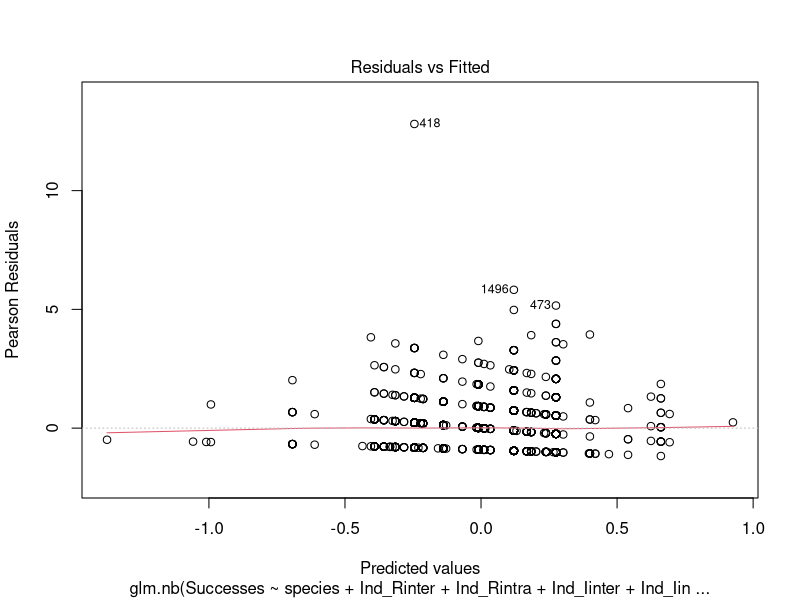
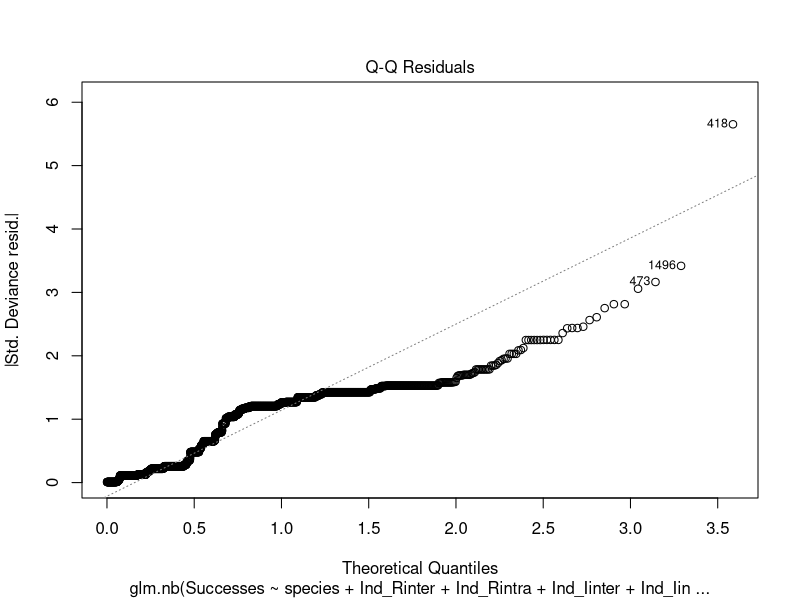
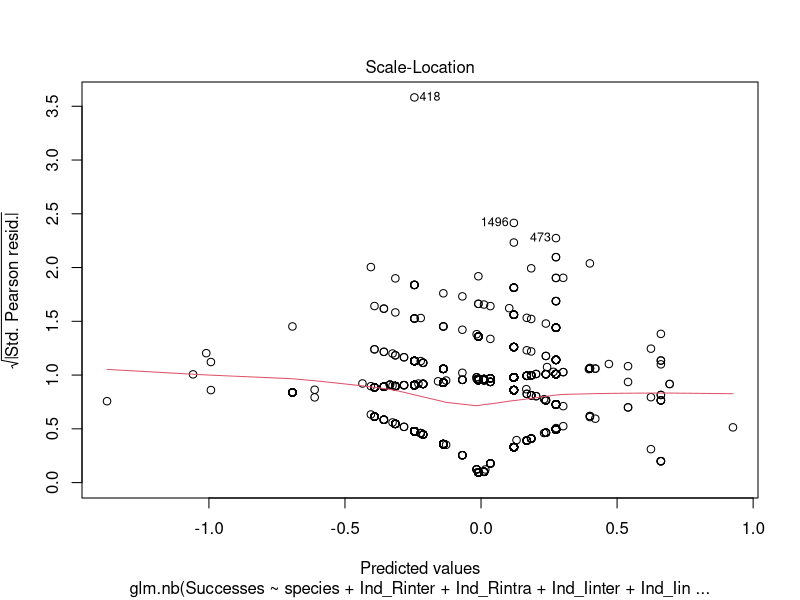
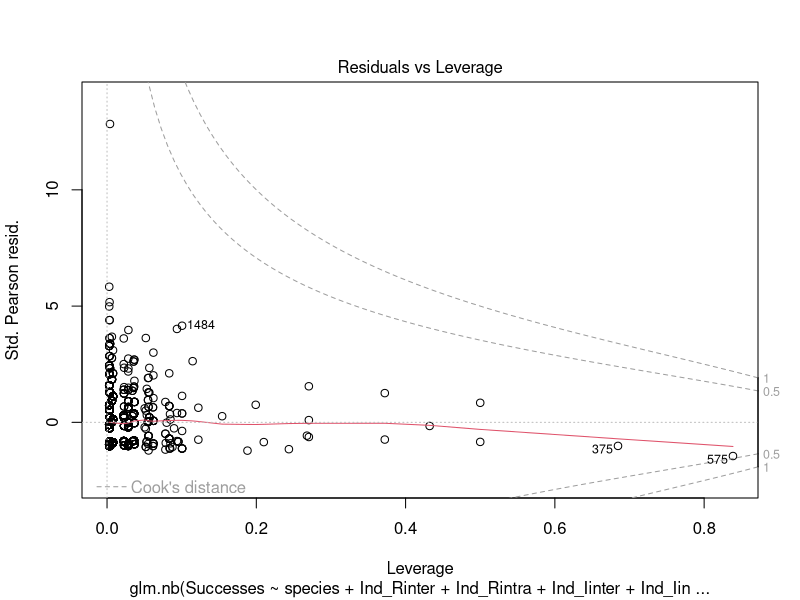
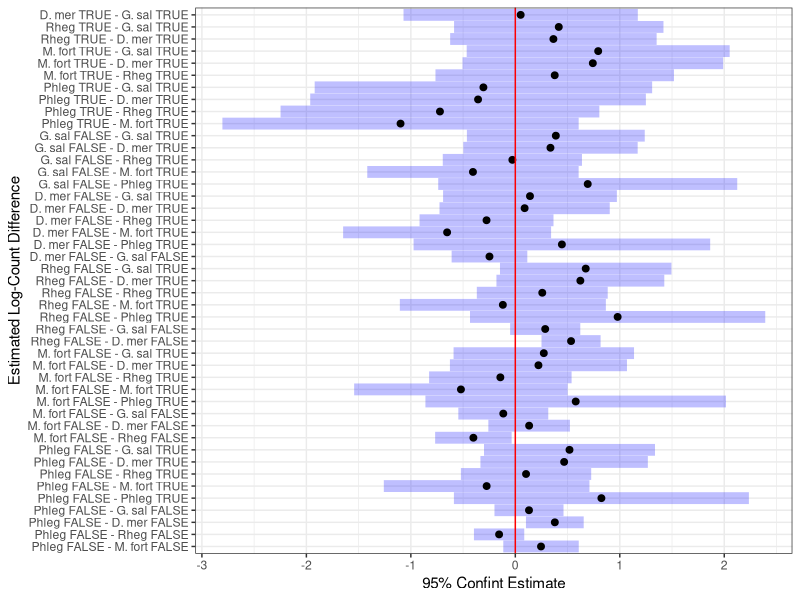
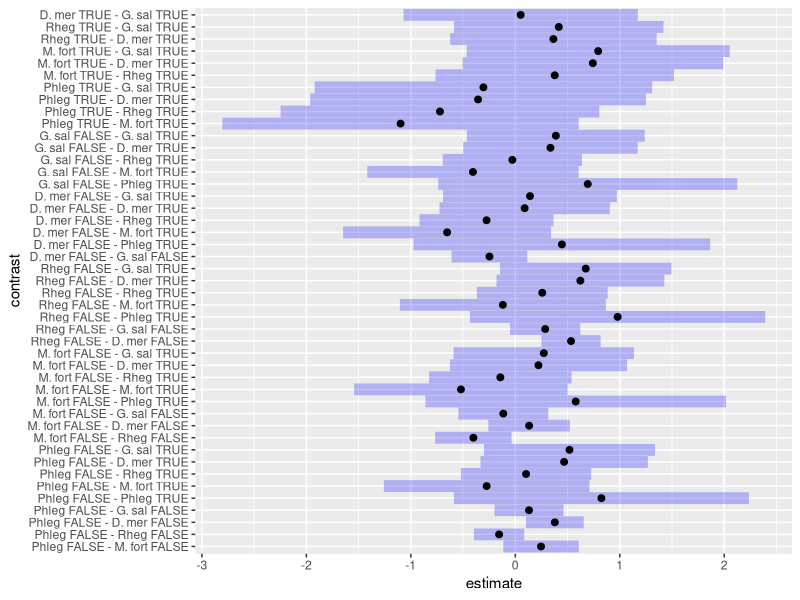
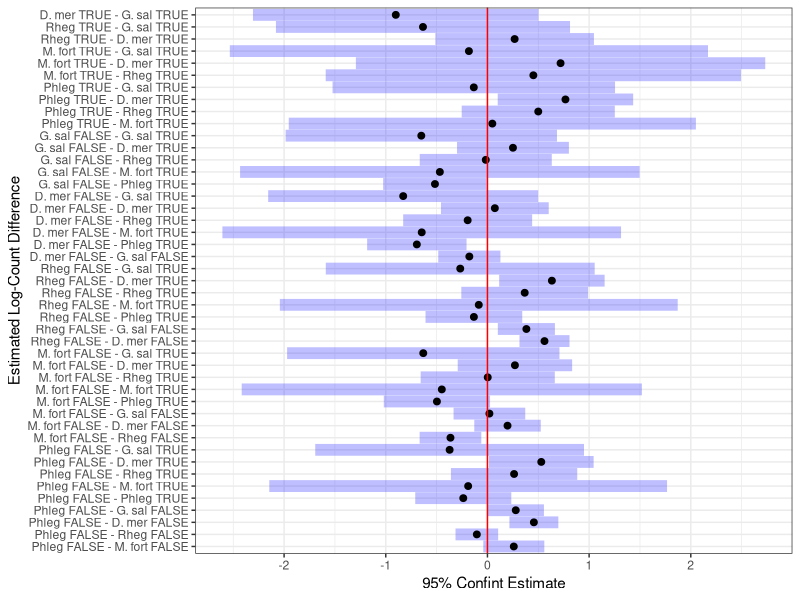
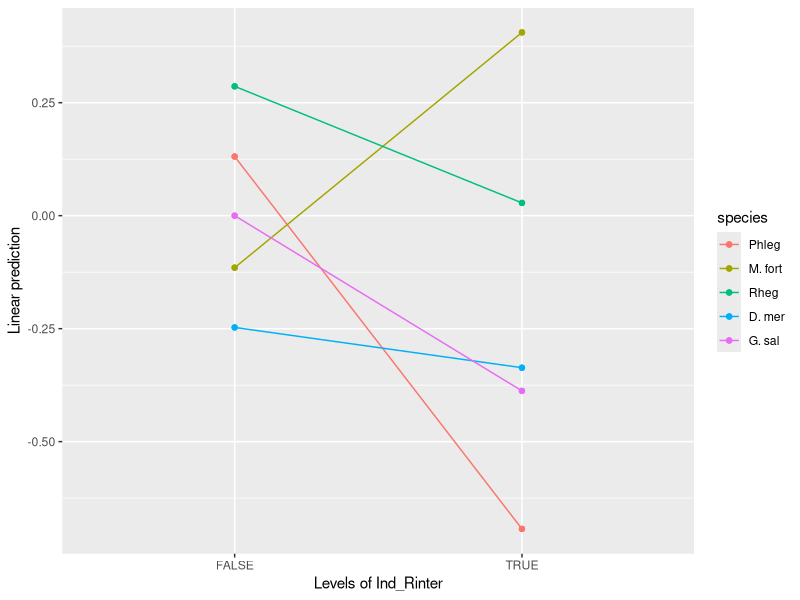

The R source for these figures, in order:
## ---- chunk 1
library(tidyverse)
library(pscl)
library(multcomp)
library(emmeans)
library(broom)
library(here)
## ---- chunk 2
data_birds <- read.csv(here("Data/ForgBout_00_01_07_08.csv"))
## ---- chunk 3
## edited by me to fix errors with inter vs intra

new_bird_ind <- data_birds |>
  mutate(
    Ind_Rinter = (Rinter > 0),
    Ind_Rintra = (Rintra > 0),
    Ind_Iinter = (Iinter > 0),
    Ind_Iintra = (Iintra > 0),
    Ind_Successes = (Successes > 0),
  )

# Could write this to a csv if plan to use it:
# write.csv(new_bird_ind, "new_bird_ind_data.csv")
## ---- chunk 4
# Apply factor... (not sure exactly what this does)

hierarchy_fct <- c("Phleg", "M. fort", "Rheg", "D. mer", "G. sal") # most dominant to least dominant - this hierarchy leveling is correct
## ---- chunk 5
# use the factor created above

new_bird_ind <- new_bird_ind |> mutate(species = factor(species, hierarchy_fct))
head(new_bird_ind)

levels(new_bird_ind$species) #returns the species arranged in order from most to least dominant
## ---- chunk 6
pois_full <- glm(Successes ~ species + Ind_Rinter + Ind_Rintra + Ind_Iinter + Ind_Iintra + species:Ind_Rinter + species:Ind_Rintra + species:Iinter + species:Iintra, family = "poisson", data = new_bird_ind)
summary(pois_full)
## ---- chunk 7

quasi_full <- glm(Successes ~ species + Ind_Rinter + Ind_Rintra + Ind_Iinter + Ind_Iintra + species*Ind_Rinter + species*Ind_Rintra + species*Iinter + species*Iintra, family = "quasipoisson", data = new_bird_ind)

summary(quasi_full)
## ---- chunk 8
nbinom_full <- glm.nb(Successes ~ species + Ind_Rinter + Ind_Rintra + Ind_Iinter + Ind_Iintra + species:Ind_Rinter + species:Ind_Rintra + species:Iinter + species:Iintra, data = new_bird_ind)

summary(nbinom_full)
## ---- chunk 9
new_bird_ind %>%
  group_by(species) %>%
  summarize(
    meanRinter = mean(Rinter),
    meanRintra = mean(Rintra),
    meanIinter = mean(Iinter),
    meanIntra = mean(Iintra),
    sdRinter = sd(Rinter),
    sdRintra = sd(Rintra),
    sdIinter = sd(Iinter),
    sdIintra = sd(Iintra),
    n = n()
  )
# gives the means and standard devs for each species and each type of interaction
## ---- chunk 10
# use the neg binomial full model fit above
plot(nbinom_full)

## ---- chunk 11
#stepwise function to determine model with lowest AIC
step.model <- step(nbinom_full, direction="both")
## ---- chunk 12
# best model candidates w/ lowest AICs:
bestmod1 <- glm.nb(Successes ~ species + Ind_Rinter + Ind_Iintra + species*Ind_Rinter, data = new_bird_ind)

bestmod2 <- glm.nb(Successes ~ species + Ind_Rinter + species*Ind_Rinter, data = new_bird_ind)

summary(bestmod1)
summary(bestmod2)
## ---- chunk 13
# assess goodness of fit for model
gof.pvalue = 1 - pchisq(bestmod2$deviance, bestmod2$df.residual)
gof.pvalue
## ---- chunk 14
nbinom_full_attempts <- glm.nb(attempts ~ species + Ind_Rinter + Ind_Rintra + Ind_Iinter + Ind_Iintra + species*Ind_Rinter + species*Ind_Rintra + species*Ind_Iinter + species*Ind_Iintra, data = new_bird_ind)
summary(nbinom_full_attempts)

# use stepwise function to determine model with lowest AIC
step.model <- step(nbinom_full_attempts, direction="both")
## ---- chunk 15
# best model candidates w/ lowest AICs:
bestmod1_attempts <- glm.nb(attempts ~ species + Ind_Rintra + Ind_Iintra + species*Ind_Rintra, data = new_bird_ind)

bestmod2_attempts <- glm.nb(attempts ~ species + Ind_Rinter + Ind_Rintra + Ind_Iintra + species:Ind_Rintra, data = new_bird_ind) #took out Iinter from her bestmod2 because it wasn't in my best mod

summary(bestmod1_attempts)
summary(bestmod2_attempts)
## ---- chunk 16
anova(bestmod1_attempts, bestmod2_attempts, test = "Chisq")

# Since there's no siginificant difference between the two models' AIcs, and 
# there is no evidence to reject that the models are any different, we're going to chose the first model.

bestmod_attempts <- bestmod1_attempts
## ---- chunk 17
# assess goodness of fit for model
gof.pvalue = 1 - pchisq(bestmod_attempts$deviance, bestmod_attempts$df.residual)
gof.pvalue
# low p-value; model does not fit the data very well...
## ---- chunk 18
# visualize the log mean number of successes (linear prediction) for species receiving same species aggression (rsa - `edit Rinter`):
emmip_successes <- emmip(bestmod2, species ~ Ind_Rinter | Ind_Rinter) + labs(y = "Log Mean Number of Successes", x = "Levels of Rinter")

# not working, not sure why

# ggsave("data/log_mean_Rinter.jpg", emmip_successes, width = 8, height = 6, units = "in")
## ---- chunk 19
# calculate estimated marginal means (EMMs) for pairwise comparisons between species w respect to rsa (grouping var)

# Liz - edited to Ind_Rinter

emmeans(bestmod2, pairwise ~ species | Ind_Rinter)
## ---- chunk 20
# calculate marginal means for the interaction between species and rsa (`Rinter`)
bird.emm <- emmeans(bestmod2, ~ species * Ind_Rinter)

# create pairwise contrasts between `Rinter` levels, adjust for multiple testing using the multivariate t method
bird.cont <- contrast(bird.emm, "consec", simple = "each", combine = TRUE, adjust = "mvt")

# Estimate marginal means for the interaction
emm_int <- emmeans(bestmod2, specs = ~ species * Ind_Rinter)

# Pairwise comparisons with adjustment for multiple testing
comp <- contrast(emm_int, method = "pairwise", adjust = "bonferroni")
summary(comp)
## ---- chunk 21
confint_successes <- 
  plot(comp) + theme_bw() + geom_vline(xintercept = 0, color = "red") + 
  labs(y = "Estimated Log-Count Difference", x = "95% Confint Estimate")
confint_successes

# ggsave("data/confint_successes.jpg", plot = confint_successes, width = 7, height = 10, dpi = 300)

# visualization of confidence intervals; any interval that contains 0 is not significant 
plot(comp)
## ---- chunk 22
# visualize the log mean number of successes (linear prediction) for -edit- species receieving Intraspecific aggression (Rintra)
emmip_attempts <- emmip(bestmod_attempts, species ~ Ind_Rintra | Ind_Rintra) + labs(y = "Log Mean Number of Attempts", x = "Levels of Roa" )

# ggsave("data/log_mean_Rintra.jpg", emmip_attempts, width = 8, height = 6, units = "in")
## ---- chunk 23
# calculate estimated marginal means (EMMs) for pairwise comparisons between species w respect to Rintra (grouping var)
emmeans(bestmod_attempts, pairwise ~ species | Ind_Rintra)
## ---- chunk 24
# calculate marginal means for the interaction between species and roa
bird.emm <- emmeans(bestmod_attempts, ~ species * Ind_Rintra)
# create pairwise contrasts between roa levels, adjust for multiple testing using the multivariate t method
bird.cont <- contrast(bird.emm, "consec", simple = "each", combine = TRUE, adjust = "mvt")

# Estimate marginal means for the interaction
emm_int <- emmeans(bestmod_attempts, specs = ~ species * Ind_Rintra)

# Pairwise comparisons with adjustment for multiple testing
comp <- contrast(emm_int, method = "pairwise", adjust = "bonferroni")
summary(comp)
## ---- chunk 25
# visualization of confidence intervals; any interval that contains 0 is not significant 
confint_attempts <- 
  plot(comp) + theme_bw() + geom_vline(xintercept = 0, color = "red") + 
  labs(y = "Estimated Log-Count Difference", x = "95% Confint Estimate")
confint_attempts
# ggsave("data/confint_attempts.jpg", plot = confint_attempts, width = 7, height = 10, dpi = 300)

# calculate estimated marginal means (EMMs) for pairwise comparisons between species w respect to Rintra (grouping var)
emmeans(bestmod_attempts, pairwise ~ species | Ind_Rintra)
## ---- chunk 26
best.pw_Rinter <- pairs(emmeans(bestmod2, ~ Ind_Rinter | species))
best.pw_Rinter
## ---- chunk 27
test(best.pw_Rinter, by = NULL, adjust = "tukey", cross.adjust = "bonferroni")
## ---- chunk 28
# emmip(bestmod, rsa ~ species | species)
emmip(bestmod2, species ~ Ind_Rinter | Ind_Rinter)
## ---- chunk 29
testmod_Rintra <- glm.nb(Successes ~ species + Ind_Rintra + species*Ind_Rintra, data = new_bird_ind)

emmip(testmod_Rintra, species ~ Ind_Rintra | Ind_Rintra)
## ---- chunk 30
testmod_Iintra <- glm.nb(Successes ~ species + Ind_Iintra + species*Ind_Iintra, data=new_bird_ind)

emmip(testmod_Iintra, species ~ Ind_Iintra | Ind_Iintra)
## ---- chunk 31
testmod_Iinter <- glm.nb(Successes ~ species + Ind_Iinter + species*Ind_Iinter, data = new_bird_ind)

emmip(testmod_Iinter, species ~ Ind_Iinter | Ind_Iinter)
## ---- chunk 32
testmod_AttRinter <- glm.nb(attempts ~ species + Ind_Rinter + species*Ind_Rinter, data = new_bird_ind)

emmip(testmod_AttRinter, species ~ Ind_Rinter | Ind_Rinter)
## ---- chunk 33
testmod_AttRintra <- glm.nb(attempts ~ species + Ind_Rintra + species*Ind_Rintra, data = new_bird_ind)

emmip(testmod_AttRintra, species ~ Ind_Rintra | Ind_Rintra)
## ---- chunk 34
testmod_AttIintra <- glm.nb(attempts ~ species + Ind_Iintra + species*Ind_Iintra, data = new_bird_ind)

emmip(testmod_AttIintra, species ~ Ind_Iintra | Ind_Iintra)
## ---- chunk 35
testmod_AttIinter <- glm.nb(attempts ~ species + Ind_Iinter + species*Ind_Iinter, data = new_bird_ind)

emmip(testmod_AttIinter, species ~ Ind_Iinter | Ind_Iinter)
